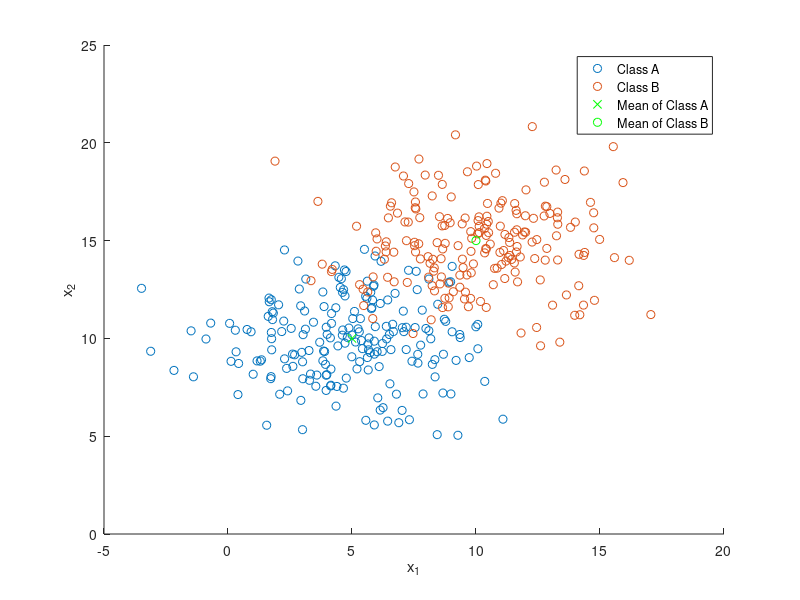

Recreate this plot in MATLAB. (Note: this script raises an error after producing the figure.)
%% CASE 1 %%

rng(4);

% Class A
mu_A = [5 10]; % Mean
sigma_A = [8 0; 0 4]; % Covariance
r_A = chol(sigma_A); % Cholesky factorization to diagonalize the covariance matrix
z_A = repmat(mu_A, 200, 1) + randn(200, 2) * r_A; % Gaussian distribution for n = 200
[eig_vecs_A, eig_vals_A] = eig(sigma_A); % Extract eigenvalues and eigenvectors

% Class B
mu_B = [10 15];
sigma_B = [8 0; 0 4];
r_B = chol(sigma_B);
z_B = repmat(mu_B, 200, 1) + randn(200, 2) * r_B;
[eig_vecs_B, eig_vals_B] = eig(sigma_B);

figure;
xlabel('x_1');
ylabel('x_2');
hold on;

% Scatter plot of z_A and z_B, where points in z_A
% are marked with red 'X' and points in z_B are
% marked with blue 'O'.
samples_a_scatter = scatter(z_A(:, 1), z_A(:, 2), 'rx');
samples_b_scatter = scatter(z_B(:, 1), z_B(:, 2), 'bo');

% TODO: Better comment
% Intuitively, we know that the orientation of the cluster
% is horizontal as b = 0 in sigma A. Computing inverse tan
% of eigenvector 1 and 2 concretely validates this.
theta_A = atan(eig_vecs_A(2,2) / eig_vecs_A(2, 1));
theta_B = atan(eig_vecs_B(2,2) / eig_vecs_B(2, 1));

% Plot the means on top of scatter plot
% where mean A is represented by a green 'X'
% and mean B is represented by a green 'O'.
plot(mu_A(1), mu_A(2), 'gx');
plot(mu_B(1), mu_B(2), 'go');

legend('Class A', 'Class B', 'Mean of Class A', 'Mean of Class B');

% Plot an ellipse based on the original distribution
% using eigenvalues of A and B.
plot_ellipse(mu_A(1), mu_A(2), theta_A, sqrt(eig_vals_A(2,2)), sqrt(eig_vals_A(1,1)), 'r');
plot_ellipse(mu_B(1), mu_B(2), theta_B, sqrt(eig_vals_B(2,2)), sqrt(eig_vals_B(1,1)), 'b');

% Step size - the smaller the value the smoother
dx = 0.2;

% Generate a matrix of values incremented by the step variable
% ranging from smallest value of z_A to largest value of z_B.
x = min([z_A(:,1);z_B(:,1)])-1:dx:max([z_A(:,1);z_B(:,1)])+1;
y = min([z_A(:,2);z_B(:,2)])-1:dx:max([z_A(:,2);z_B(:,2)])+1;

% Useful for generating values over a range for some equation.
% Used for the different classifier cases equations. Each row
% is a copy of x and each column is a copy of Y.
[X1, Y1] = meshgrid(x, y);

% MED case
MED1 = MED(mu_A, mu_B, X1, Y1);
contour(X1, Y1, MED1, [0, 0], 'Color', 'magenta', 'LineWidth', 2, 'HandleVisibility', 'off');

% GED case
GED1 = GED(mu_A, mu_B, sigma_A, sigma_B, X1, Y1);
contour(X1, Y1, GED1, [0, 0], 'Color', 'green', 'LineWidth', 2, 'HandleVisibility', 'off');

% MAP Case
MAP1 = MAP(mu_A, mu_B, sigma_A, sigma_B, 200, 200, X1, Y1);
contour(X1, Y1, MAP1, [0, 0], 'Color', 'cyan', 'LineWidth', 2, 'HandleVisibility', 'off');

%% CASE 2 %%

figure;
xlabel('x_1');
ylabel('x_2');
hold on;

% Class C
mu_C = [5 10];
sigma_C = [8 4; 4 40];
r_C = chol(sigma_C);
z_C = repmat(mu_C, 100, 1) + randn(100, 2) * r_C;
[eig_vecs_C, eig_vals_C] = eig(sigma_C);

% Class D
mu_D = [15 10];
sigma_D = [8 0; 8 8];
r_D = chol(sigma_D);
z_D = repmat(mu_D, 200, 1) + randn(200, 2) * r_D;
[eig_vecs_D, eig_vals_D] = eig(sigma_D);

% Class E
mu_E = [10 5];
sigma_E = [10 -5; -5 20];
r_E = chol(sigma_E);
z_E = repmat(mu_E, 150, 1) + randn(150, 2) * r_E;
[eig_vecs_E, eig_vals_E] = eig(sigma_E);

samples_C_scatter = scatter(z_C(:, 1), z_C(:, 2), 'rx');
samples_D_scatter = scatter(z_D(:, 1), z_D(:, 2), 'bo');
samples_E_scatter = scatter(z_E(:, 1), z_E(:, 2), 'k^');

theta_C = atan(eig_vecs_C(2,2) / eig_vecs_C(2, 1));
theta_D = atan(eig_vecs_D(2,2) / eig_vecs_D(2, 1));
theta_E = atan(eig_vecs_E(2,2) / eig_vecs_E(2, 1));

plot(mu_C(1), mu_C(2), 'gx');
plot(mu_D(1), mu_D(2), 'go');
plot(mu_E(1), mu_E(2), 'g+');

legend('Class C', 'Class D', 'Class E', 'Mean of Class C', 'Mean of Class D', 'Mean of Class E');

plot_ellipse(mu_C(1), mu_C(2), theta_C, sqrt(eig_vals_C(2,2)), sqrt(eig_vals_C(1,1)), 'r');
plot_ellipse(mu_D(1), mu_D(2), theta_D, sqrt(eig_vals_D(2,2)), sqrt(eig_vals_D(1,1)), 'b');
plot_ellipse(mu_E(1), mu_E(2), theta_E, sqrt(eig_vals_E(2,2)), sqrt(eig_vals_E(1,1)), 'b');

x2 = min([z_C(:,1);z_D(:,1);z_E(:,1)])-1:dx:max([z_C(:,1);z_D(:,1);z_E(:,1)])+1;
y2 = min([z_C(:,2);z_D(:,2);z_E(:,2)])-1:dx:max([z_C(:,2);z_D(:,2);z_E(:,2)])+1;

[X2, Y2] = meshgrid(x2, y2);

MED_cd = MED(mu_C, mu_D, X2, Y2);
MED_ce = MED(mu_C, mu_E, X2, Y2);
MED_de = MED(mu_D, mu_E, X2, Y2);

contour(X2, Y2, MED_cd, [0, 0], 'Color', 'magenta', 'LineWidth', 2, 'HandleVisibility', 'off');
contour(X2, Y2, MED_ce, [0, 0], 'Color', 'yellow', 'LineWidth', 2, 'HandleVisibility', 'off');
contour(X2, Y2, MED_de, [0, 0], 'Color', 'red', 'LineWidth', 2, 'HandleVisibility', 'off');

hold off;




